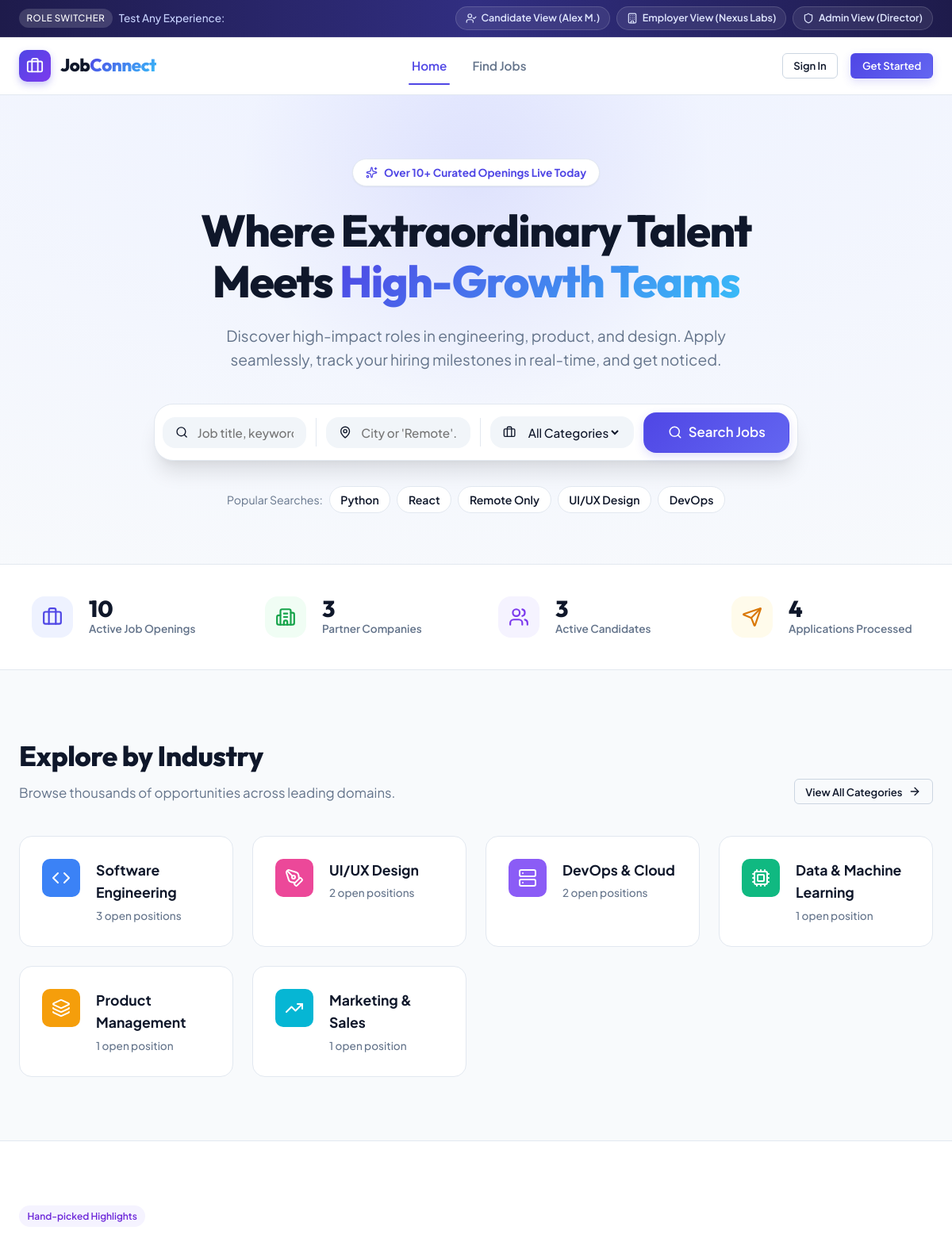
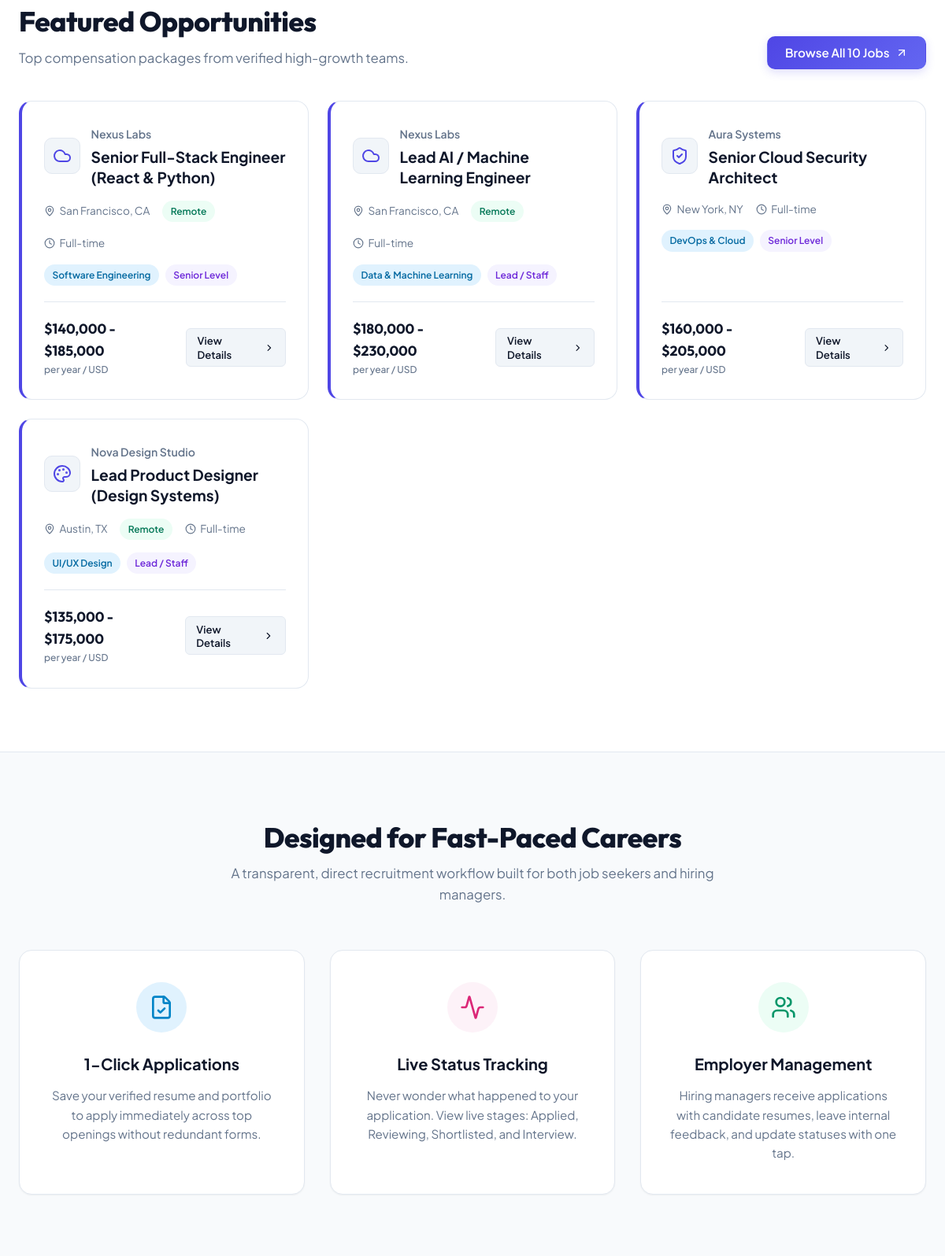
The page / (upper part) on the database its author committed (2 pictures, top to bottom).
### tables this page shows
CREATE TABLE categories (
        id INTEGER PRIMARY KEY AUTOINCREMENT,
        name TEXT UNIQUE NOT NULL,
        icon TEXT NOT NULL,
        color TEXT DEFAULT '#4f46e5',
        slug TEXT UNIQUE NOT NULL
    );

CREATE TABLE jobs (
        id INTEGER PRIMARY KEY AUTOINCREMENT,
        employer_id INTEGER NOT NULL,
        company_id INTEGER NOT NULL,
        title TEXT NOT NULL,
        category_id INTEGER NOT NULL,
        job_type TEXT NOT NULL CHECK(job_type IN ('Full-time', 'Part-time', 'Remote', 'Contract', 'Internship')),
        experience_level TEXT NOT NULL CHECK(experience_level IN ('Entry Level', 'Mid Level', 'Senior Level', 'Lead / Staff')),
        location TEXT NOT NULL,
        is_remote INTEGER DEFAULT 0,
        salary_min INTEGER,
        salary_max INTEGER,
        salary_currency TEXT DEFAULT 'USD',
        description TEXT NOT NULL,
        requirements TEXT NOT NULL,
        responsibilities TEXT,
        benefits TEXT,
        status TEXT NOT NULL DEFAULT 'active' CHECK(status IN ('active', 'closed', 'draft')),
        is_featured INTEGER DEFAULT 0,
        views_count INTEGER DEFAULT 0,
        deadline DATE,
        created_at TIMESTAMP DEFAULT CURRENT_TIMESTAMP,
        FOREIGN KEY (employer_id) REFERENCES users(id) ON DELETE CASCADE,
        FOREIGN KEY (company_id) REFERENCES companies(id) ON DELETE CASCADE,
        FOREIGN KEY (category_id) REFERENCES categories(id) ON DELETE RESTRICT
    );

CREATE TABLE companies (
        id INTEGER PRIMARY KEY AUTOINCREMENT,
        employer_id INTEGER UNIQUE NOT NULL,
        name TEXT NOT NULL,
        tagline TEXT,
        logo_icon TEXT DEFAULT 'building-2',
        website TEXT,
        industry TEXT,
        location TEXT,
        size TEXT,
        description TEXT,
        created_at TIMESTAMP DEFAULT CURRENT_TIMESTAMP,
        FOREIGN KEY (employer_id) REFERENCES users(id) ON DELETE CASCADE
    );

### app.py (the view)
@app.route('/')
def index():
    conn = get_db_connection()
    featured_jobs = conn.execute('''
        SELECT j.*, c.name as company_name, c.logo_icon, cat.name as category_name
        FROM jobs j
        JOIN companies c ON j.company_id = c.id
        JOIN categories cat ON j.category_id = cat.id
        WHERE j.status = 'active' AND j.is_featured = 1
        ORDER BY j.created_at DESC LIMIT 6
    ''').fetchall()
    recent_jobs = conn.execute('''
        SELECT j.*, c.name as company_name, c.logo_icon, cat.name as category_name
        FROM jobs j
        JOIN companies c ON j.company_id = c.id
        JOIN categories cat ON j.category_id = cat.id
        WHERE j.status = 'active'
        ORDER BY j.created_at DESC LIMIT 6
    ''').fetchall()
    category_counts = conn.execute('''
        SELECT cat.id, cat.name, cat.icon, cat.color, cat.slug, COUNT(j.id) as job_count
        FROM categories cat
        LEFT JOIN jobs j ON cat.id = j.category_id AND j.status = 'active'
        GROUP BY cat.id
        ORDER BY job_count DESC
    ''').fetchall()
    total_jobs = conn.execute("SELECT COUNT(*) FROM jobs WHERE status = 'active'").fetchone()[0]
    total_companies = conn.execute("SELECT COUNT(*) FROM companies").fetchone()[0]
    total_candidates = conn.execute("SELECT COUNT(*) FROM users WHERE role = 'seeker'").fetchone()[0]
    total_applications = conn.execute("SELECT COUNT(*) FROM applications").fetchone()[0]
    saved_job_ids = set()
    if g.user and g.user['role'] == 'seeker':
        saved = conn.execute("SELECT job_id FROM saved_jobs WHERE seeker_id = ?", (g.user['id'],)).fetchall()
        saved_job_ids = {row['job_id'] for row in saved}
    conn.close()
    return render_template(
        'index.html',
        featured_jobs=featured_jobs,
        recent_jobs=recent_jobs,
        category_counts=category_counts,
        total_jobs=total_jobs,
        total_companies=total_companies,
        total_candidates=total_candidates,
        total_applications=total_applications,
        saved_job_ids=saved_job_ids
    )

### app.py (called while the page is built, shortened)
def get_current_user():
    user_id = session.get('user_id')
    if not user_id:
        return None
    conn = get_db_connection()
    user = conn.execute("SELECT * FROM users WHERE id = ?", (user_id,)).fetchone()
    conn.close()
    return user

@app.before_request
def load_logged_in_user():
    g.user = get_current_user()

@app.context_processor
def inject_global_data():
    conn = get_db_connection()
    categories = conn.execute("SELECT * FROM categories ORDER BY name ASC").fetchall()
    unread_notifications = 0
    company = None
    conn.close()
    return {
        'current_user': g.user,
        'categories_global': categories,
        'unread_notifications': unread_notifications,
        'employer_company': company,
        'now_year': datetime.now().year
    }

### database.py (called while the page is built)
def get_db_connection():
    conn = sqlite3.connect(DB_PATH)
    conn.row_factory = sqlite3.Row
    conn.execute("PRAGMA foreign_keys = ON;")
    return conn

### templates/index.html (shortened to what this page needs)
{% extends 'base.html' %}
{% block content %}
<section class="hero">
  <div class="container hero-content">
    <div class="hero-tag">
      <i data-lucide="sparkles" style="width: 15px; height: 15px;"></i>
      <span>Over {{ total_jobs }}+ Curated Openings Live Today</span>
    </div>
    <h1 class="hero-title">
      Where Extraordinary Talent Meets <span class="brand-accent">High-Growth Teams</span>
    </h1>
    <p class="hero-subtitle">
      Discover high-impact roles in engineering, product, and design. Apply seamlessly, track your hiring milestones in real-time, and get noticed.
    </p>
    <form action="{{ url_for('job_listings') }}" method="GET" class="hero-search-box">
      <div class="search-field">
        <i data-lucide="search" style="width: 20px; height: 20px;"></i>
        <input type="text" name="q" placeholder="Job title, keywords, or company...">
      </div>
      <div class="search-field">
        <i data-lucide="map-pin" style="width: 20px; height: 20px;"></i>
        <input type="text" name="location" placeholder="City or 'Remote'...">
      </div>
      <div class="search-field">
        <i data-lucide="briefcase" style="width: 20px; height: 20px;"></i>
        <select name="category">
          <option value="">All Categories</option>
        </select>
      </div>
      <button type="submit" class="btn btn-primary btn-lg">
        <i data-lucide="search" style="width: 18px; height: 18px;"></i>
        <span>Search Jobs</span>
      </button>
    </form>
    <div class="hero-pills">
      <span>Popular Searches:</span>
      <a href="{{ url_for('job_listings', q='Python') }}" class="hero-pill-link">Python</a>
      <a href="{{ url_for('job_listings', q='React') }}" class="hero-pill-link">React</a>
      <a href="{{ url_for('job_listings', remote='1') }}" class="hero-pill-link">Remote Only</a>
      <a href="{{ url_for('job_listings', q='Design') }}" class="hero-pill-link">UI/UX Design</a>
      <a href="{{ url_for('job_listings', q='DevOps') }}" class="hero-pill-link">DevOps</a>
    </div>
  </div>
</section>
<div class="stats-strip">
  <div class="container stats-grid">
    <div class="stat-item">
      <div class="stat-icon">
        <i data-lucide="briefcase" style="width: 26px; height: 26px;"></i>
      </div>
      <div>
        <div class="stat-number">{{ total_jobs }}</div>
        <div class="stat-label">Active Job Openings</div>
      </div>
    </div>
    <div class="stat-item">
      <div class="stat-icon" style="background: #f0fdf4; color: #16a34a;">
        <i data-lucide="building-2" style="width: 26px; height: 26px;"></i>
      </div>
      <div>
        <div class="stat-number">{{ total_companies }}</div>
        <div class="stat-label">Partner Companies</div>
      </div>
    </div>
    <div class="stat-item">
      <div class="stat-icon" style="background: #f5f3ff; color: #7c3aed;">
        <i data-lucide="users" style="width: 26px; height: 26px;"></i>
      </div>
      <div>
        <div class="stat-number">{{ total_candidates }}</div>
        <div class="stat-label">Active Candidates</div>
      </div>
    </div>
    <div class="stat-item">
      <div class="stat-icon" style="background: #fffbeb; color: #d97706;">
        <i data-lucide="send" style="width: 26px; height: 26px;"></i>
      </div>
      <div>
        <div class="stat-number">{{ total_applications }}</div>
        <div class="stat-label">Applications Processed</div>
      </div>
    </div>
  </div>
</div>
<section class="section">
  <div class="container">
    <div class="section-header">
      <div>
        <h2 class="section-title">Explore by Industry</h2>
        <p class="section-desc">Browse thousands of opportunities across leading domains.</p>
      </div>
      <a href="{{ url_for('job_listings') }}" class="btn btn-outline btn-sm">
        <span>View All Categories</span>
        <i data-lucide="arrow-right" style="width: 16px; height: 16px;"></i>
      </a>
    </div>
    <div class="category-grid">
      {% for cat in category_counts %}
        <a href="{{ url_for('job_listings', category=cat.id) }}" class="category-card">
          <div class="category-icon" style="background: {{ cat.color }};">
            <i data-lucide="{{ cat.icon }}" style="width: 24px; height: 24px;"></i>
          </div>
          <div class="category-info">
            <h3>{{ cat.name }}</h3>
            <p>{{ cat.job_count }} open position{% if cat.job_count != 1 %}s{% endif %}</p>
          </div>
        </a>
      {% endfor %}
    </div>
  </div>
</section>
<section class="section" style="background: #ffffff; border-top: 1px solid var(--border-subtle); border-bottom: 1px solid var(--border-subtle);">
  <div class="container">
    <div class="section-header">
      <div>
        <div class="badge badge-purple" style="margin-bottom: 0.5rem;">Hand-picked Highlights</div>
        <h2 class="section-title">Featured Opportunities</h2>
        <p class="section-desc">Top compensation packages from verified high-growth teams.</p>
      </div>
      <a href="{{ url_for('job_listings') }}" class="btn btn-primary">
        <span>Browse All {{ total_jobs }} Jobs</span>
        <i data-lucide="arrow-up-right" style="width: 16px; height: 16px;"></i>
      </a>
    </div>
    <div class="jobs-grid">
      {% for job in featured_jobs %}
        <div class="job-card featured-card">
          <div>
            <div class="job-card-header">
              <div class="company-snippet">
                <div class="company-logo-box">
                  <i data-lucide="{{ job.logo_icon or 'building' }}" style="width: 24px; height: 24px;"></i>
                </div>
                <div>
                  <span class="company-name">{{ job.company_name }}</span>
                  <h3 class="job-title">
                    <a href="{{ url_for('job_detail', job_id=job.id) }}">{{ job.title }}</a>
                  </h3>
                </div>
              </div>
            </div>
            <div class="job-meta-row">
              <span class="job-meta-item">
                <i data-lucide="map-pin" style="width: 14px; height: 14px;"></i>
                {{ job.location }}
              </span>
              {% if job.is_remote %}
                <span class="badge badge-green">Remote</span>
              {% endif %}
              <span class="job-meta-item">
                <i data-lucide="clock" style="width: 14px; height: 14px;"></i>
                {{ job.job_type }}
              </span>
            </div>
            <div class="job-tags">
              <span class="badge badge-blue">{{ job.category_name }}</span>
              <span class="badge badge-purple">{{ job.experience_level }}</span>
            </div>
          </div>
          <div class="job-card-footer">
            <div>
              {% if job.salary_min and job.salary_max %}
                <div class="salary-tag">${{ "{:,}".format(job.salary_min) }} - ${{ "{:,}".format(job.salary_max) }}</div>
                <div class="salary-period">per year / {{ job.salary_currency }}</div>
              {% else %}
                <div class="salary-tag">Competitive</div>
                <div class="salary-period">DOE</div>
              {% endif %}
            </div>
            <a href="{{ url_for('job_detail', job_id=job.id) }}" class="btn btn-secondary btn-sm">
              <span>View Details</span>
              <i data-lucide="chevron-right" style="width: 14px; height: 14px;"></i>
            </a>
          </div>
        </div>
      {% endfor %}
    </div>
  </div>
</section>
<section class="section">
  <div class="container">
    <div style="text-align: center; max-width: 650px; margin: 0 auto 3.5rem;">
      <h2 class="section-title">Designed for Fast-Paced Careers</h2>
      <p class="section-desc">A transparent, direct recruitment workflow built for both job seekers and hiring managers.</p>
    </div>
    <div style="display: grid; grid-template-columns: repeat(auto-fit, minmax(300px, 1fr)); gap: 2rem;">
      <div class="card" style="text-align: center; padding: 2.5rem 2rem;">
        <div style="width: 64px; height: 64px; border-radius: var(--radius-full); background: #e0f2fe; color: #0284c7; display: flex; align-items: center; justify-content: center; margin: 0 auto 1.5rem;">
          <i data-lucide="file-check" style="width: 32px; height: 32px;"></i>
        </div>
        <h3 style="font-size: 1.25rem; font-weight: 700; margin-bottom: 0.75rem;">1-Click Applications</h3>
        <p style="color: var(--text-muted); font-size: 0.95rem; line-height: 1.6;">
          Save your verified resume and portfolio to apply immediately across top openings without redundant forms.
        </p>
      </div>
      <div class="card" style="text-align: center; padding: 2.5rem 2rem;">
        <div style="width: 64px; height: 64px; border-radius: var(--radius-full); background: #fdf2f8; color: #db2777; display: flex; align-items: center; justify-content: center; margin: 0 auto 1.5rem;">
          <i data-lucide="activity" style="width: 32px; height: 32px;"></i>
        </div>
        <h3 style="font-size: 1.25rem; font-weight: 700; margin-bottom: 0.75rem;">Live Status Tracking</h3>
        <p style="color: var(--text-muted); font-size: 0.95rem; line-height: 1.6;">
          Never wonder what happened to your application. View live stages: Applied, Reviewing, Shortlisted, and Interview.
        </p>
      </div>
      <div class="card" style="text-align: center; padding: 2.5rem 2rem;">
        <div style="width: 64px; height: 64px; border-radius: var(--radius-full); background: #ecfdf5; color: #059669; display: flex; align-items: center; justify-content: center; margin: 0 auto 1.5rem;">
          <i data-lucide="users" style="width: 32px; height: 32px;"></i>
        </div>
        <h3 style="font-size: 1.25rem; font-weight: 700; margin-bottom: 0.75rem;">Employer Management</h3>
        <p style="color: var(--text-muted); font-size: 0.95rem; line-height: 1.6;">
          Hiring managers receive applications with candidate resumes, leave internal feedback, and update statuses with one tap.
        </p>
      </div>
    </div>
  </div>
</section>
{% endblock %}

### rows shown on the page
categories: name "Software Engineering", job_count "3", shows "s"
categories: name "UI/UX Design", job_count "2"
categories: name "DevOps & Cloud", job_count "2"
categories: name "Data & Machine Learning", job_count "1"
categories: name "Product Management", job_count "1"
categories: name "Marketing & Sales", job_count "1"
jobs: company_name "Nexus Labs", title "Senior Full-Stack Engineer (React & Python)", location "San Francisco, CA", is_remote "Remote", job_type "Full-time", category_name "Software Engineering", experience_level "Senior Level", salary_min "140,000", salary_max "185,000", salary_currency "USD"
jobs: company_name "Nexus Labs", title "Lead AI / Machine Learning Engineer", location "San Francisco, CA", is_remote "Remote", job_type "Full-time", category_name "Data & Machine Learning", experience_level "Lead / Staff", salary_min "180,000", salary_max "230,000", salary_currency "USD"
jobs: company_name "Aura Systems", title "Senior Cloud Security Architect", location "New York, NY", job_type "Full-time", category_name "DevOps & Cloud", experience_level "Senior Level", salary_min "160,000", salary_max "205,000", salary_currency "USD"
jobs: company_name "Nova Design Studio", title "Lead Product Designer (Design Systems)", location "Austin, TX", is_remote "Remote", job_type "Full-time", category_name "UI/UX Design", experience_level "Lead / Staff", salary_min "135,000", salary_max "175,000", salary_currency "USD"

### other values the page prints
{{ total_jobs }} "10"
{{ total_companies }} "3"
{{ total_candidates }} "3"
{{ total_applications }} "4"
